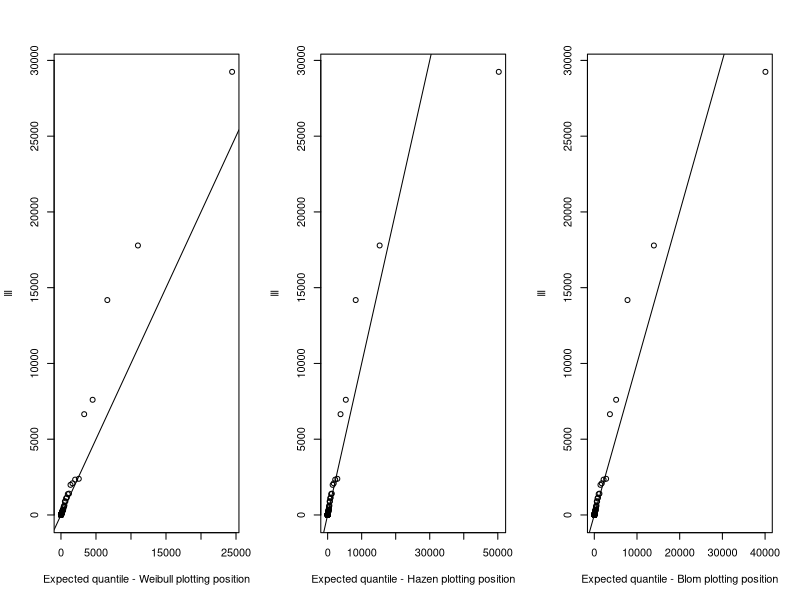
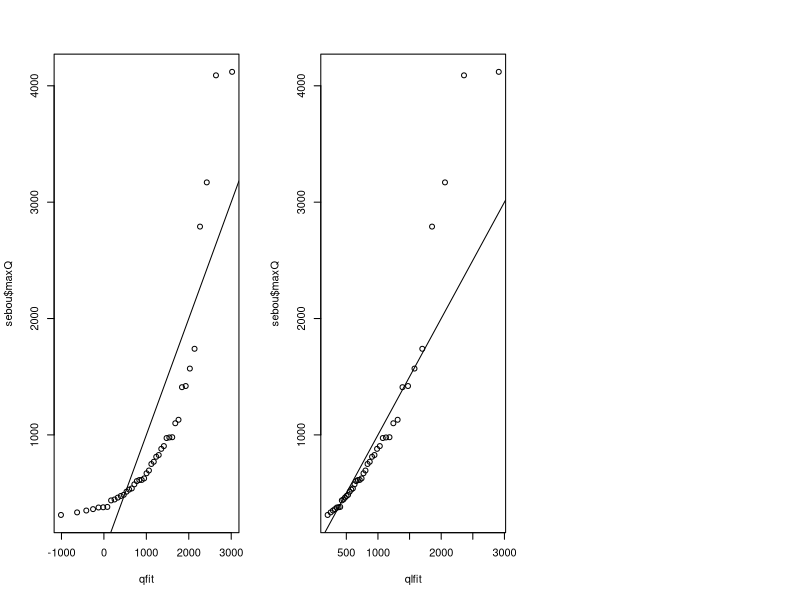
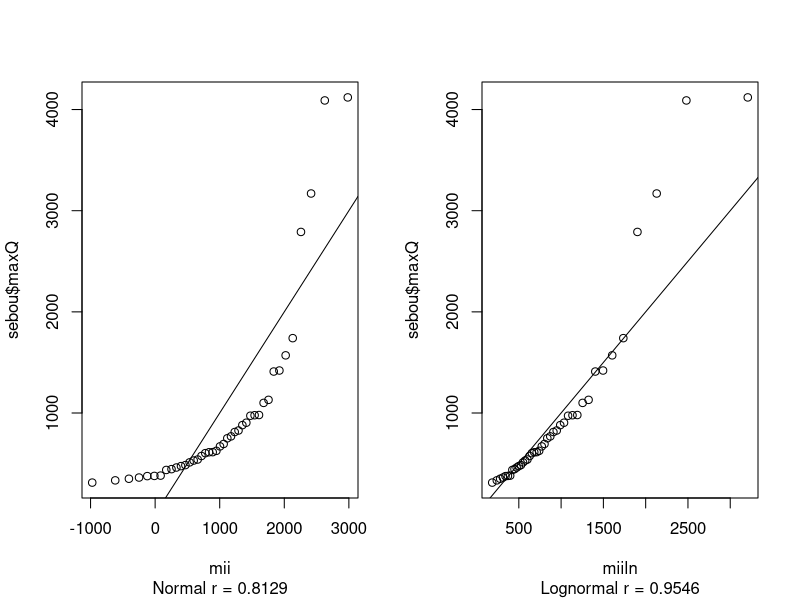

Recreate these plots in R, in order.
#Define functions to calculate Weibull, Hazen and Blom positions and the variance of the ith largest
ppwei=function(i,n)  { i/(n+1) }
pphaz=function(i,n)  { (i-(0.5))/(n) }
ppblom=function(i,n) { (i-(3/8))/(n+(1/4)) }
varpi=function(i,n)  { (i*(n-i-1))/(((n+1)^2)*(n+2)) }

#Generate a random lognormal with n=100 observations logmean=3 logsd=2; sort it from largest->smallest
lll=rlnorm(n=100,meanlog=3,sdlog=3)
lll=sort(lll,decreasing=TRUE)
nn=length(lll)
wei=ppwei(seq(1,length(lll)),length(lll))
haz=pphaz(seq(1,length(lll)),length(lll))
blom=ppblom(seq(1,length(lll)),length(lll))
sddd=(varpi(seq(1,length(lll)),length(lll)))

qiwei=sort(qlnorm(ppwei(1:nn,nn),meanlog=mean(log(lll)),sdlog=sd(log(lll))),decreasing=TRUE)
qihaz=sort(qlnorm(pphaz(1:nn,nn),meanlog=mean(log(lll)),sdlog=sd(log(lll))),decreasing=TRUE)
qiblom=sort(qlnorm(ppblom(1:nn,nn),meanlog=mean(log(lll)),sdlog=sd(log(lll))),decreasing=TRUE)
par(mfrow=c(1,3))
plot(qiwei,lll,xlab="Expected quantile - Weibull plotting position")
abline(0,1)
plot(qihaz,lll,xlab="Expected quantile - Hazen plotting position")
abline(0,1)
plot(qiblom,lll,xlab="Expected quantile - Blom plotting position")
abline(0,1)

mqwei=max(qiwei)
mqhaz=max(qihaz)
mqblo=max(qiblom)
#Comparison of the expected value for the largest observation using the three plotting positions and the actual largest extreme value. In general, these plotting positions fail to predict the magnitude of the 100 year flood (largest of 100 values in dataset). The relative magnitude of the offset of the different plotting positions 
data.frame(Weibull=mqwei,Hazen=mqhaz,Blom=mqblo,Actual=max(lll))

#Where n=i get a negative pi value
#Where i=n-1 get a pi value of zero
#In general, plotting positions do not differ greatly from one another. However, they are crude estimates of the exceedence probabilities of extreme values (e.g. smallest or largest obs)
#The actual exceedance probability for the largest observation lies between
data.frame(min=0.29/100,max=1.38/(100+2))
#Note that these are close to the estimates from the three plotting positions

sebou=read.csv("../HW1/sebou.csv")
sebou$maxQ=sort(sebou$maxQ)
ks.test(x=sebou$maxQ,"pnorm")
n=length(sebou$maxQ)
iii=2:(n-1)
#Komolgorov Smirnov test
#Reject null hypothesis that Sebou River maximum annual flows are normally distributed

#7.17c - Normal
qfit=qnorm(ppblom(1:n,n),mean=mean(sebou$maxQ),sd=sd(sebou$maxQ))
plot(qfit,sebou$maxQ)
abline(0,1)

#7.17d - Lognormal
qlfit=qlnorm(ppwei(1:n,n),meanlog=mean(log(sebou$maxQ)),sdlog=sd(log(sebou$maxQ)))
plot(qlfit,sebou$maxQ)
abline(0,1)

#7.17g
par(mfrow=c(1,2))
pi1=1-((0.5)^(1/n))
pi2n1=(iii-0.3175)/(n+0.365) #Filliben 1975 plotting position
piin=(0.5)^(1/n)
pii=c(pi1,pi2n1,piin)
mii=qnorm(pii,mean=mean(sebou$maxQ),sd=sd(sebou$maxQ))
miiln=qlnorm(pii,meanlog=mean(log(sebou$maxQ)),sdlog=sd(log(sebou$maxQ))) #test
cor1=cor(sebou$maxQ,mii)
cor2=cor(sebou$maxQ,miiln)
plot(mii,sebou$maxQ,sub=paste("Normal r =",signif(cor1,digits=4)))
abline(0,1)
plot(miiln,sebou$maxQ,sub=paste("Lognormal r =",signif(cor2,digits=4)))
abline(0,1)

#After consulting the full table of percent points from Filliben (1975) for n=41, the value of r at the 5% level is 0.972. Niether of the correlation coefficients exceed this value. The lognormal is likely adequate for the mid-range of flows, but becomes inaccurate at very low and very high flows. The normal is generally not a good fit at all, especially due to the issues with symmetry and necessarily positive values for discharge.
